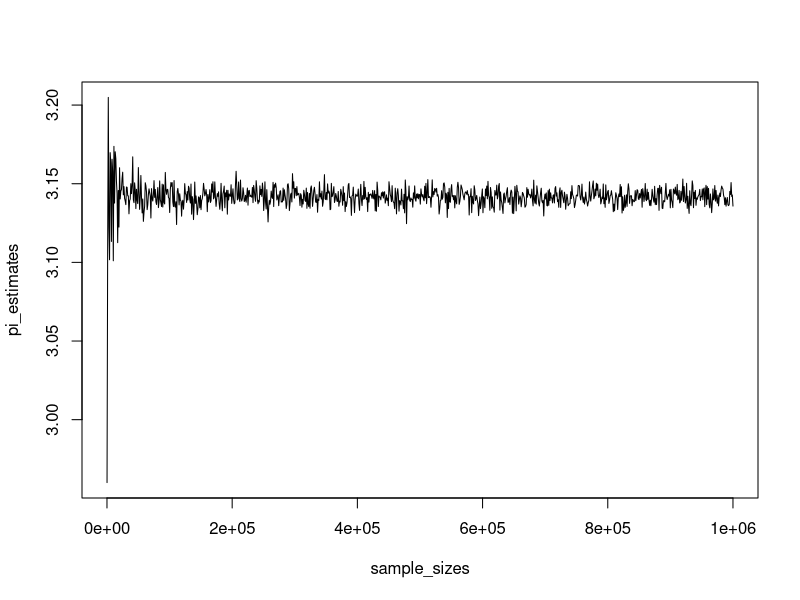

Here is the R script that generated this plot: (Note: a time limit stopped this script after it produced the figure.)
# Longer, clearer version 11 lines
radius <- 1
corner_pos <- 1
sample_sizes <- seq(10^2, 10^6, length.out = 1000)
pi_estimates <- vector()
for(iteration in 1:length(sample_sizes)){
  x <- sample(runif(10^5, -corner_pos, corner_pos), sample_sizes[iteration], replace = T)
  y <- sample(runif(10^5, -corner_pos, corner_pos), sample_sizes[iteration], replace = T)
  fraction_samples_in_circle <- (sum(x^2 + y^2 <= radius^2)) / sample_sizes[iteration]
  pi_estimates[iteration] <- ((fraction_samples_in_circle) * ((2*corner_pos)^2)) / radius^2
}
plot(y=pi_estimates, x=sample_sizes, type="l")


# Condensed version (lower readibility) 7 lines
sample_sizes <- seq(10^2, 10^6, length.out = 1000)# A sequence of sample sizes
pi_estimates <- vector()
for(iteration in 1:length(sample_sizes)){
  pos <- list(sample(runif(10^5, -1, 1), sample_sizes[iteration], replace = T), sample(runif(10^5, -1, 1), sample_sizes[iteration], replace = T)) # Taking a sample of random coordinates
  pi_estimates[iteration] <- (sum(pos[[1]]^2 + pos[[2]]^2 <= 1) / sample_sizes[iteration]) * 4  # This is the pi estimate
}
plot(y=pi_estimates, x=sample_sizes, type="l")





for(N in 1:6){ # Number of N values
  in_circle_counter <- 0
  sample_size <- 10^N
  for(position in 1:sample_size){
    x <- runif(1, -1, 1)
    y <- runif(1, -1, 1)
    if(x^2 + y^2 <= 1){
      in_circle_counter <- in_circle_counter + 1
    }
  }
  print((in_circle_counter / sample_size) * 4)
}

# x is same as ((Nb / (Nb+Na)) * AT) / R^2, but R^2 = 1 here so can be ignored
# The 4 is because the total area is a square of sides 2 (around a circle of radius 1)

# It is still taking long to run for the higher sample sizes...
